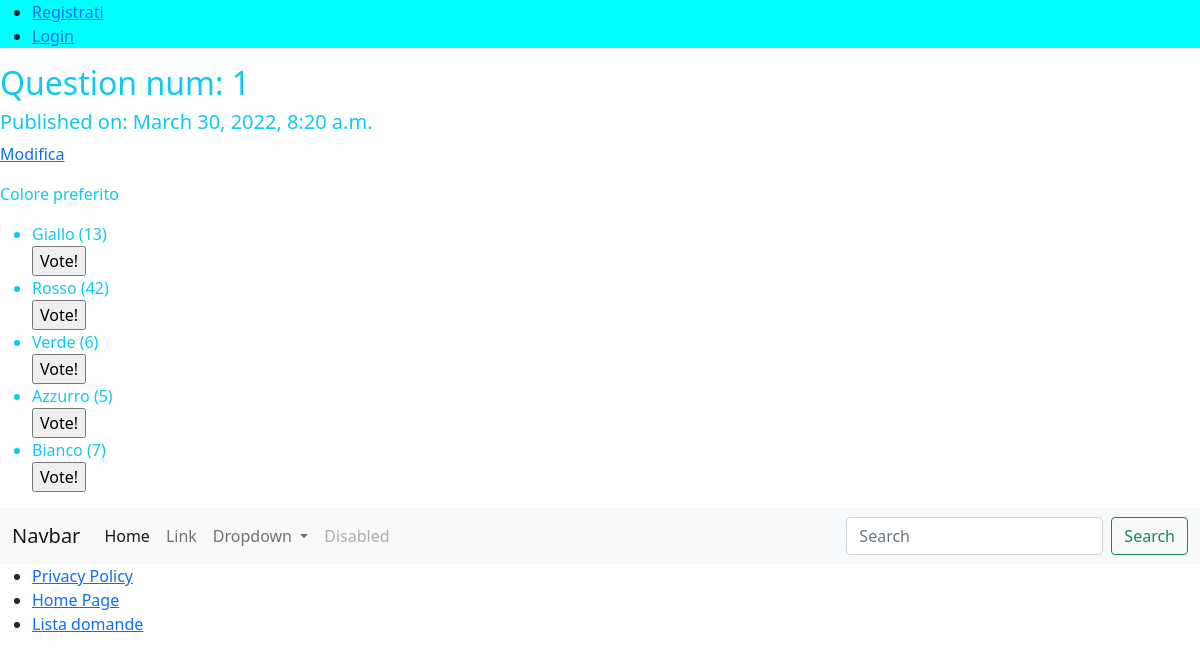
The app's page /polls/questions/1/ with its own data.
### polls/models.py (models this page shows, shortened)
class Question(models.Model):
    q_text = models.CharField(max_length=100)
    pub_date = models.DateTimeField()

class Choice(models.Model):
    choice_text = models.CharField(max_length=100)
    question = models.ForeignKey(Question, on_delete=models.CASCADE, related_name="choices")
    votes = models.IntegerField(default=0)

### polls/views.py (the view)
# urls.py: path('questions/<int:pk>/', views.QuestiondetailView.as_view(), name="question_detail"),
class QuestiondetailView(generic.DetailView):
    model = Question
    template_name = "polls/question_detail.html"

### polls/templates/polls/question_detail.html (shortened to what this page needs)
{% extends "base.html" %}
{% block content %}
<h2>Question num: {{ object.id }}</h2>
<h5>Published on: {{ object.pub_date}}</h5>
<p><a href="{% url 'polls:question_update' question.id %}">Modifica</a></p>
<p>{{ object.q_text }}</p>
{% if object.choices.all %}
<ul>
    {% for choice in object.choices.all %}
    <li>
        {{ choice.choice_text}} ({{ choice.votes }})
    <form action="{% url 'polls:vote' %}" method="post">
        <input type="submit" value="Vote!"/>
    </form>
    </li>
    {% endfor %}
</ul>
{% else %}
<p>No choices available!</p>
{% endif %}
{% endblock %}

### templates/base.html (shortened to what this page needs)
<!doctype html>
<html lang="en">
<head>
    <link href="https://cdn.jsdelivr.net/npm/bootstrap@5.1.3/dist/css/bootstrap.min.css" rel="stylesheet">
</head>
<body>
<section style="background-color: cyan">
    {% if user.is_authenticated %}
    Benvenuto, {{ user.username }}
    <ul>
        <li><a href="{% url 'logout' %}">Log out</a></li>
    </ul>
    {% else %}
    <ul>
        <li><a href="{% url 'registration' %}">Registrati</a> </li>
        <li><a href="{% url 'login' %}">Login</a> </li>
    </ul>
    {% endif %}
</section>
<section class="text-info bg-white">
    {% block content %} {% endblock %}
</section>
<nav class="navbar navbar-expand-lg navbar-light bg-light">
  <div class="container-fluid">
    <a class="navbar-brand" href="#">Navbar</a>
    <div class="collapse navbar-collapse" id="navbarSupportedContent">
      <ul class="navbar-nav me-auto mb-2 mb-lg-0">
        <li class="nav-item">
          <a class="nav-link active" aria-current="page" href="{% url 'home_page' %}">Home</a>
        </li>
        <li class="nav-item">
          <a class="nav-link" href="#">Link</a>
        </li>
        <li class="nav-item dropdown">
          <a class="nav-link dropdown-toggle" href="#" id="navbarDropdown" role="button" data-bs-toggle="dropdown" aria-expanded="false">
            Dropdown
          </a>
        </li>
        <li class="nav-item">
          <a class="nav-link disabled">Disabled</a>
        </li>
      </ul>
      <form class="d-flex">
        <input class="form-control me-2" type="search" placeholder="Search" aria-label="Search">
        <button class="btn btn-outline-success" type="submit">Search</button>
      </form>
    </div>
  </div>
</nav>
<ul>
    <li><a href="{% url 'privacy_policy' %}">Privacy Policy</a></li>
    <li><a href="{% url 'home_page' %}">Home Page</a></li>
    <li><a href="{% url 'polls:question_list' %}">Lista domande</a></li>
</ul>
</body>
</html>

### records on screen
Question: id "1", pub_date "March 30, 2022, 8:20 a.m.", q_text "Colore preferito"
Choice: choice_text "Giallo", votes "13"
Choice: choice_text "Rosso", votes "42"
Choice: choice_text "Verde", votes "6"
Choice: choice_text "Azzurro", votes "5"
Choice: choice_text "Bianco", votes "7"
